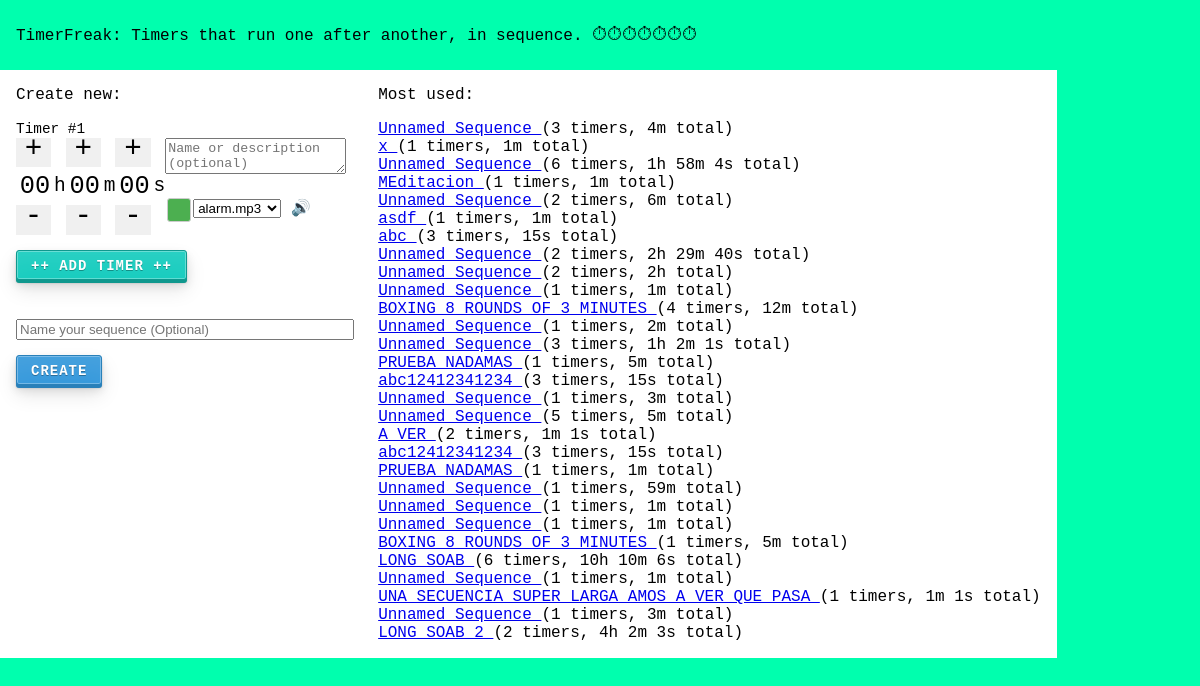
The page / on the database its author committed.
### app.py (models this page shows, shortened)
class Sequence(db.Model):
    id = db.Column(String(20), primary_key=True)
    name = db.Column(String(100))
    created_at = db.Column(DateTime(timezone=False), server_default=func.now())
    timers = relationship('Timer', backref='sequence', cascade="all, delete-orphan", order_by="Timer.timer_order")

### app.py (the view)
@app.route("/")
def index():
    sequence_start_counts = db.session.query(
        CounterLog.sequence_id,
        func.count(CounterLog.id).label('start_count')
    ).filter(CounterLog.event_type == 'sequence_start')\
    .group_by(CounterLog.sequence_id).subquery()
    sequence_timer_info = db.session.query(
        Timer.sequence_id,
        func.count(Timer.id).label('timer_count'),
        func.sum(Timer.duration).label('total_sequence_duration')
    ).group_by(Timer.sequence_id).subquery()
    most_used_sequences_query = db.session.query(
        Sequence.id,
        Sequence.name,
        sequence_start_counts.c.start_count, # Count of starts for this sequence
        sequence_timer_info.c.timer_count,   # Count of timers in this sequence
        sequence_timer_info.c.total_sequence_duration # Sum of durations in this sequence
    ).join(sequence_start_counts, Sequence.id == sequence_start_counts.c.sequence_id)\
    .outerjoin(sequence_timer_info, Sequence.id == sequence_timer_info.c.sequence_id)\
    .order_by(sequence_start_counts.c.start_count.desc())\
    .limit(35) # Get top 35 most used sequences
    most_used_sequences_raw = most_used_sequences_query.all()
    most_used_sequences = []
    for seq in most_used_sequences_raw:
        total_seconds = seq.total_sequence_duration if seq.total_sequence_duration is not None else 0
        hours = total_seconds // 3600
        minutes = (total_seconds % 3600) // 60
        seconds = total_seconds % 60
        duration_parts = []
        if hours > 0:
            duration_parts.append(f"{hours}h")
        if minutes > 0:
            duration_parts.append(f"{minutes}m")
        if seconds > 0 or (total_seconds == 0 and not duration_parts): # Show 0s if total is 0
            duration_parts.append(f"{seconds}s")
        duration_display = " ".join(duration_parts) if duration_parts else "0s"
        most_used_sequences.append({
            'id': seq.id,
            'name': seq.name if seq.name else f'Unnamed Sequence',
            'use_count': seq.start_count,
            'timer_count': seq.timer_count if seq.timer_count is not None else 0,
            'total_duration_display': duration_display.strip()
        })
    return render_template("index.html",
                           alarm_sounds=app.config['ALARM_SOUNDS'],
                           most_used_sequences=most_used_sequences)

### app.py (called while the page is built, shortened)
    def __call__(self, environ, start_response):
        script_name = environ.get('HTTP_X_SCRIPT_NAME', '')
        return self.app(environ, start_response)

### templates/index.html (shortened to what this page needs)
<!DOCTYPE html>
<html>
<head>
    <link rel="stylesheet" href="{{ url_for('static', filename='style.css') }}" />
</head>
<body style="background-color: #00ffae">
    <p style="padding: .5rem 1rem">TimerFreak: Timers that run one after another, in sequence. <big>&#x23F1;&#x23F1;&#x23F1;&#x23F1;&#x23F1;&#x23F1;&#x23F1;</big></p>
    <div class="flex-container">
        <div class="flex-container-internal" style="margin: 0rem; padding: 0 1rem 1rem 1rem">
            <p>Create new:</p>
            <form action="{{ url_for('start_timer') }}" method="post" id="timerForm">
                <div id="timerInputs">
                    <div class="timer-form">
                        <label>Timer #1</label>
                        <div class="flex-container"><div class="flex-container-internal">
                            <div class="timer-digits">
                                <div class="digit-group">
                                    <a href="#" class="digit-button" onclick="incrementDigit(event, 'hours')">+</a>
                                    <div class="input-label-row">
                                        <input type="number" class="digit-input" name="hours[]" min="0" max="24" value="00"
                                            size="2">
                                        <span>h</span>
                                    </div>
                                    <a href="#" class="digit-button" onclick="decrementDigit(event, 'hours')">-</a>
                                </div>
                                <div class="digit-group">
                                    <a href="#" class="digit-button" onclick="incrementDigit(event, 'minutes')">+</a>
                                    <div class="input-label-row">
                                        <input type="number" class="digit-input" name="minutes[]" min="0" max="59"
                                            value="00" size="2">
                                        <span>m</span>
                                    </div>
                                    <a href="#" class="digit-button" onclick="decrementDigit(event, 'minutes')">-</a>
                                </div>
                                <div class="digit-group">
                                    <a href="#" class="digit-button" onclick="incrementDigit(event, 'seconds')">+</a>
                                    <div class="input-label-row">
                                        <input type="number" class="digit-input" name="seconds[]" min="0" max="59"
                                            value="00" size="2">
                                        <span>s</span>
                                    </div>
                                    <a href="#" class="digit-button" onclick="decrementDigit(event, 'seconds')">-</a>
                                </div>
                            </div>
                        </div>
                        <div class="flex-container-internal"style="">
                            <textarea  style="margin-bottom: 1.25em;" name="timer_name[]" rows="2" cols="20" placeholder="Name or description (optional)"></textarea>
                            <table>
                                <tr>
                                    <td><input type="color" name="color[]" value="#4caf50"></td>
                                    <td><select name="alarm_sound[]">
                                            {% for sound in alarm_sounds %}
                                            <option value="{{ sound }}">{{ sound }}</option>
                                            {% endfor %}
                                        </select> <a href="#" class="" style="text-decoration: none;" onclick="previewSound(event)">&#128266;</a>
                                    </td>
                                </tr>
                                </table>
                        </div>
                        </div>
                    </div>
                </div>
                <br>
                <a href="#" class="btn-solid-3d btn-default" onclick="addTimer(event)">++ Add Timer ++</a><br>
                <br><br><input type="text" style="width:100%" name="sequence_name" placeholder="Name your sequence (Optional)"><br><br>
                <a href="#" class="btn-solid-3d btn-blue" onclick="submitForm(event)">Create</a>
            </form>
        </div>
        <div class="flex-container-internal" style="margin: 0; padding: 1rem; padding-top: 0;">
            <div class="most-used-sequences">
                <p>Most used:</p>
                {% if most_used_sequences %}
                <ul>
                    {% for seq in most_used_sequences %}
                    <li>
                        <a alt="used {{ seq.use_count }} times"
                            href="{{ url_for('redirect_to_timer', sequence_id=seq.id) }}" class="view-sequence-link">
                            {{ seq.name }} </a>({{ seq.timer_count }} timers, {{ seq.total_duration_display }} total)
                    </li>
                    {% endfor %}
                </ul>
                {% else %}
                <p>No sequences used frequently yet. Start some timers!</p>
                {% endif %}
            </div>
        </div>
</body>
</html>

### static/style.css (style rules this page uses)
body { margin: 0; padding: 0; font-family: 'Courier New', Courier, monospace; }
.most-used-sequences ul { margin: 0; padding: 0; }
.most-used-sequences ul li { display: block; list-style-type: none; margin: 0; white-space: nowrap; overflow: hidden; text-overflow: ellipsis; }
.timer-form { overflow: hidden; transition: all 0.3s ease-out; }
.timer-digits { font-family: monospace; font-size: 1.5em; display: flex; justify-content: left; margin: 0em; }
.digit-group { display: flex; flex-direction: column; align-items: left; text-align: left; margin: 0 0em; }
.input-label-row { display: flex; align-items: center; margin: 0em 0; }
.digit-button { width: 1.2em; height: 1em; line-height: .8em; font-size: 1.5em; padding: 0; margin: 0; border: none; background-color: #f0f0f0; cursor: pointer; display: block; text-align: center; text-decoration: none; color: inherit; box-sizing: border-box; }
.digit-input { width: 2em; height: 1.5em; font-size: 1.3em; font-family: monospace; text-align: center; border: none; background-color: transparent; padding: 0; margin: 0; }
input[type=number] { -moz-appearance: textfield; width: 1.5em; }
.flex-container { display: flex; flex-wrap: wrap; align-content: stretch; }
.flex-container-internal { background-color: white; }
.btn-solid-3d { border: 1px solid #0f988e; font-family: 'Courier New', Courier, monospace; letter-spacing: 1px; padding: 0 1em; text-align: center; display: inline-block; height: 30px; line-height: 30px; font-size: 14px; text-transform: uppercase; font-weight: bold; border-radius: 3px; outline: none; -webkit-user-select: none; -moz-user-select: none; -o-user-select: none; -ms-user-select: none; user-select: none; cursor: pointer; top: -3px; transform: translateY(0px); position: relative; box-shadow: inset 0 30px 30px -15px rgba(255, 255, 255, .1), inset 0 0 0 1px rgba(255, 255, 255, .3), inset 0 1px 20px rgba(0, 0, 0, 0), 0 3px 0 #0f988e, 0 3px 2px rgba(0, 0, 0, .2), 0 5px 10px rgba(0, 0, 0, .1), 0 10px 20px rgba(0, 0, 0, .1); background: #15ccbe; color: white; text-shadow: 0 1px 0 rgba(0, 0, 0, .3); transition: 25ms all; -webkit-transition: 25ms all; -moz-transition: 25ms all; -o-transition: 25ms all; -ms-transition: 25ms all; text-decoration: none; box-sizing: border-box; vertical-align: middle; }
input[type="color"] { -webkit-appearance: none; -moz-appearance: none; appearance: none; width: 1.5rem; height: 1.5rem; border: none; background: none; padding: 0; cursor: pointer; vertical-align: top; }
label { font-size: 0.9rem; }
.btn-default { border-color: #0f988e; background: #15ccbe; box-shadow: inset 0 30px 30px -15px rgba(255, 255, 255, .1), inset 0 0 0 1px rgba(255, 255, 255, .3), inset 0 1px 20px rgba(0, 0, 0, 0), 0 3px 0 #0f988e, 0 3px 2px rgba(0, 0, 0, .2), 0 5px 10px rgba(0, 0, 0, .1), 0 10px 20px rgba(0, 0, 0, .1); text-shadow: 0 1px 0 rgba(0, 0, 0, .3); }
.btn-blue { border-color: #2980b9; background: #3498db; box-shadow: inset 0 30px 30px -15px rgba(255, 255, 255, .1), inset 0 0 0 1px rgba(255, 255, 255, .3), inset 0 1px 20px rgba(0, 0, 0, 0), 0 3px 0 #2980b9, 0 3px 2px rgba(0, 0, 0, .2), 0 5px 10px rgba(0, 0, 0, .1), 0 10px 20px rgba(0, 0, 0, .1); text-shadow: 0 1px 0 rgba(0, 0, 0, .3); }
.timer-advanced-settings table th, table td { font-size: 1rem; font-weight: normal; text-align: left; padding: 0; margin: 0; vertical-align: top; text-align: left; }

### rows shown on the page
Sequence: name "Unnamed Sequence", timer_count "3", total_duration_display "4m"
Sequence: name "x", timer_count "1", total_duration_display "1m"
Sequence: name "Unnamed Sequence", timer_count "6", total_duration_display "1h 58m 4s"
Sequence: name "MEditacion", timer_count "1", total_duration_display "1m"
Sequence: name "Unnamed Sequence", timer_count "2", total_duration_display "6m"
Sequence: name "asdf", timer_count "1", total_duration_display "1m"
Sequence: name "abc", timer_count "3", total_duration_display "15s"
Sequence: name "Unnamed Sequence", timer_count "2", total_duration_display "2h 29m 40s"
Sequence: name "Unnamed Sequence", timer_count "2", total_duration_display "2h"
Sequence: name "Unnamed Sequence", timer_count "1", total_duration_display "1m"
Sequence: name "BOXING 8 ROUNDS OF 3 MINUTES", timer_count "4", total_duration_display "12m"
Sequence: name "Unnamed Sequence", timer_count "1", total_duration_display "2m"
Sequence: name "Unnamed Sequence", timer_count "3", total_duration_display "1h 2m 1s"
Sequence: name "PRUEBA NADAMAS", timer_count "1", total_duration_display "5m"
Sequence: name "abc12412341234", timer_count "3", total_duration_display "15s"
Sequence: name "Unnamed Sequence", timer_count "1", total_duration_display "3m"
Sequence: name "Unnamed Sequence", timer_count "5", total_duration_display "5m"
Sequence: name "A VER", timer_count "2", total_duration_display "1m 1s"
Sequence: name "abc12412341234", timer_count "3", total_duration_display "15s"
Sequence: name "PRUEBA NADAMAS", timer_count "1", total_duration_display "1m"
Sequence: name "Unnamed Sequence", timer_count "1", total_duration_display "59m"
Sequence: name "Unnamed Sequence", timer_count "1", total_duration_display "1m"
Sequence: name "Unnamed Sequence", timer_count "1", total_duration_display "1m"
Sequence: name "BOXING 8 ROUNDS OF 3 MINUTES", timer_count "1", total_duration_display "5m"
Sequence: name "LONG SOAB", timer_count "6", total_duration_display "10h 10m 6s"
Sequence: name "Unnamed Sequence", timer_count "1", total_duration_display "1m"
Sequence: name "UNA SECUENCIA SUPER LARGA AMOS A VER QUE PASA", timer_count "1", total_duration_display "1m 1s"
Sequence: name "Unnamed Sequence", timer_count "1", total_duration_display "3m"
Sequence: name "LONG SOAB 2", timer_count "2", total_duration_display "4h 2m 3s"

### other values the page prints
form field value "alarm.mp3"
